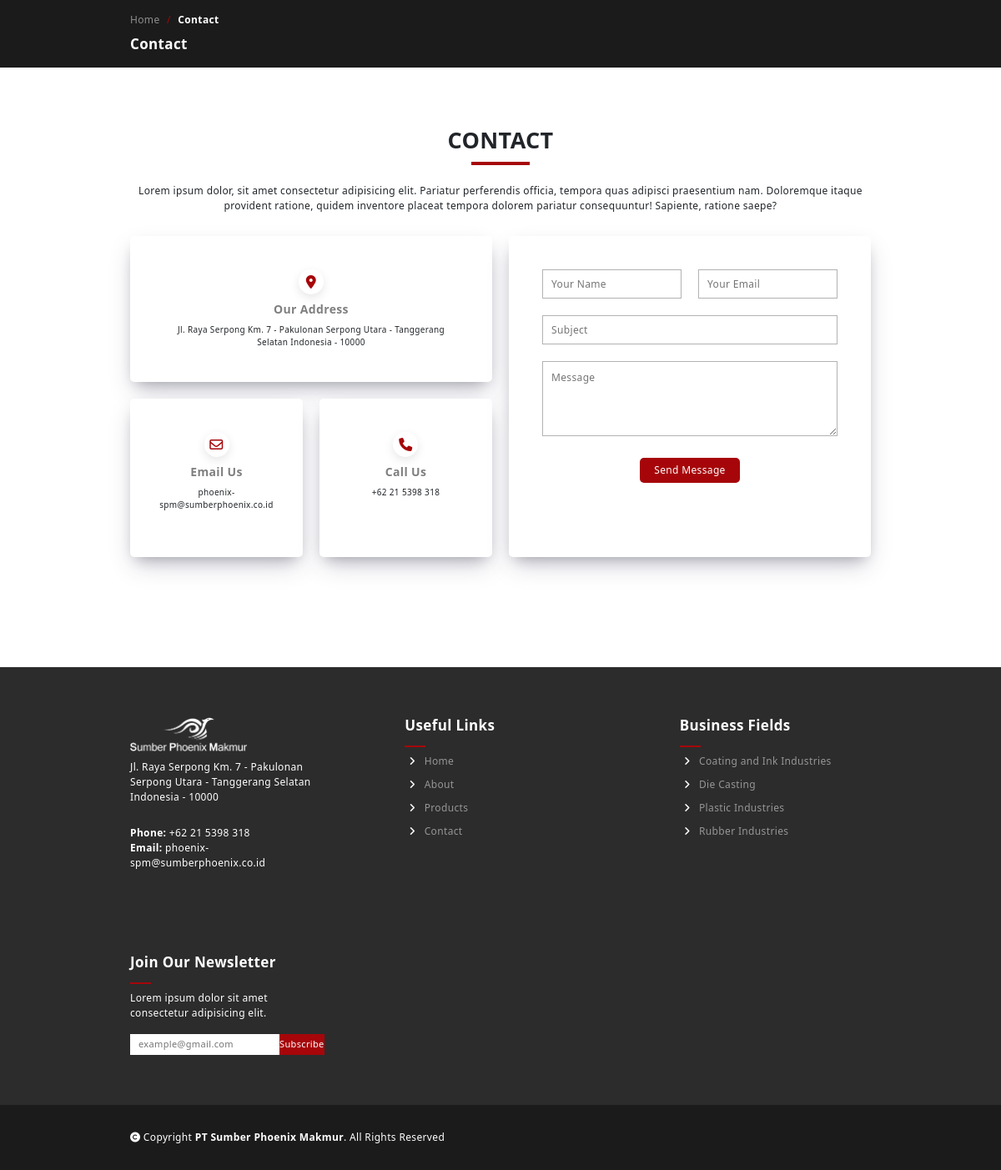
The page /contact.php on the database its author committed.
### tables this page shows
CREATE TABLE `company_profile` (
  `id_fitur` int(11) NOT NULL,
  `fitur_name` text NOT NULL,
  `fitur_data` text DEFAULT NULL
);

CREATE TABLE `categories` (
  `cat_id` int(11) NOT NULL,
  `cat_code` varchar(100) NOT NULL,
  `cat_name` varchar(255) NOT NULL,
  `cat_img` text NOT NULL,
  `status` tinyint(1) NOT NULL DEFAULT 1,
  `order_by` int(11) NOT NULL
);

### bottombar.php (the view)
<?php
function getData1($fiturNama,$conn){
    $stmt = $conn->prepare('SELECT * FROM company_profile where fitur_name =? ');
    $stmt->execute([$fiturNama]);
    $temp = $stmt->fetch();
    $data = $temp['fitur_data'];
    return $data;
}
?>
<section class="footer-section">
        <div class="container-fluid grid">
            <div class="company-information">
                <div class="company-logo">
                    <img src="src/<?= getData1('logo',$conn) ?>" id="company-logo" alt="">
                </div>
                <div class="company-address">
                    <p class="paragraph" col="address"><?= getData1('address',$conn)?> </p>
                </div>
                <div class="company-phone">
                    <p class="paragraph" col="phone"><strong>Phone: </strong><?= getData1('phone',$conn) ?></p>
                </div>
                <div class="company-email">
                    <p class="paragraph" col="email"><strong>Email: </strong><?= getData1('email',$conn) ?></p>
                </div>
            </div>
            <div class="useful-links">
                <h2 class="sub-heading underline">Useful Links</h2>
                <a class="footer-item" href="#">
                    <i class="fa-solid fa-angle-right"></i>
                    Home
                </a>
                <a class="footer-item" href="#about">
                    <i class="fa-solid fa-angle-right"></i>
                    About
                </a>
                <a class="footer-item" href="./product.php">
                    <i class="fa-solid fa-angle-right"></i>
                    Products
                </a>
                <a class="footer-item" href="./contact.php">
                    <i class="fa-solid fa-angle-right"></i>
                    Contact
                </a>
            </div>
            <div class="business-fields useful-links">
                <h2 class="sub-heading underline">Business Fields</h2>
                <?php
                    $stmt=$conn->prepare("SELECT c.cat_code as cat_code,c.cat_name as cat_name,c.cat_id as cat_id,c.cat_img as cat_img, count(s.sub_id)
                    FROM categories c
                    join subcategories s on c.cat_id = s.cat_id
                    join product_subcategory ps  on s.sub_id = ps.subcategory_id
                    join products p on ps.product_id = p.product_id
                    where c.status = 1 and s.status = 1 and p.status = 1 GROUP BY c.cat_id HAVING COUNT(ps.product_id) > 0 order by c.order_by ASC");
                    $stmt->execute();
                    while($cat = $stmt->fetch()):
                ?>
                <a class="footer-item" href="./shop.php?cateCode=<?= $cat['cat_code'] ?>">
                    <i class="fa-solid fa-angle-right"></i>
                    <?= $cat['cat_name'] ?>
                </a>
                <?php endwhile; ?>
            </div>
            <div class="newsletter">
                <h2 class="sub-heading underline">Join Our Newsletter</h2>
                <p class="paragraph" col="newsletter_desc"><?= getData1('newsletter_desc',$conn)?></p>
                <div class="email-input">
                    <input type="email" placeholder="example@gmail.com">
                    <button class="custom-button btn" type="button">Subscribe</button>
                </div>
            </div>
        </div>
    </section>
    <footer class="copyright-footer">
        <div class="container-fluid">
            <div class="copyright paragraph">
                <i class="fa-solid fa-copyright"></i>
                Copyright <strong>PT Sumber Phoenix Makmur</strong>. All Rights Reserved
            </div>
        </div>
    </footer>

### contact.php (shortened to what this page needs)
<?php
include 'api/connect.php';
function getData($fiturNama,$conn){
    $stmt = $conn->prepare('SELECT * FROM company_profile where fitur_name =? ');
    $stmt->execute([$fiturNama]);
    $temp = $stmt->fetch();
    $data = $temp['fitur_data'];
    return $data;
}
?>
<!DOCTYPE html>
<html lang="en">
<head>
    <link href="https://cdn.jsdelivr.net/npm/bootstrap@5.2.0-beta1/dist/css/bootstrap.min.css" rel="stylesheet">
    <link rel="stylesheet" href="style.css">
    <link rel="stylesheet" href="style/footer.css">
    <link rel="stylesheet" href="style/copyright.css">
    <link rel="stylesheet" href="style/nav_templates.css">
    <link rel="stylesheet" href="style/contact/contact.css">
</head>
<body>
    <nav class="navbar fixed-top navbar-expand-lg">
        <div class="container-fluid">
            <div class="paragraph"><a href="index.php">Home </a><span>/</span> <strong class="contact">Contact</strong></div>
            <div class="sub-heading">Contact</div>
        </div>
    </nav>
    <section class="contact-section section-extra">
        <div class="container-fluid">
            <h1 class="heading underline">CONTACT</h1>
            <p class="paragraph description">Lorem ipsum dolor, sit amet consectetur adipisicing elit. Pariatur perferendis officia, tempora quas adipisci praesentium nam. Doloremque itaque provident ratione, quidem inventore placeat tempora dolorem pariatur consequuntur! Sapiente, ratione saepe?</p>
            <div class="container-wrapper grid">
                <div class="company-information">
                    <div class="address-container contact-container information">
                        <div class="address">
                            <div class="icon-wrapper">
                                <div class="icon-container">
                                    <i class="fa-solid fa-location-dot"></i>
                                </div>
                            </div>
                            <div class="sub-heading">Our Address</div>
                            <div class="paragraph"><?= getData('address',$conn) ?></div>
                        </div>
                    </div>
                    <div class="company-contacts grid">
                        <div class="company-email-container contact-container information">
                            <div class="company-email">
                                <div class="icon-wrapper">
                                    <div class="icon-container">
                                        <i class="fa-regular fa-envelope"></i>
                                    </div>
                                </div>
                                <div class="sub-heading">Email Us</div>
                                <div class="paragraph"><?= getData('email',$conn) ?></div>
                            </div>
                        </div>
                        <div class="company-phone-container contact-container information">
                            <div class="company-phone">
                                <div class="icon-wrapper">
                                    <div class="icon-container">
                                        <i class="fa-solid fa-phone"></i>
                                    </div>
                                </div>
                                <div class="sub-heading">Call Us</div>
                                <div class="paragraph"><?= getData('phone',$conn) ?></div>
                            </div>
                        </div>
                    </div>
                </div>
                <div class="input-fields-container contact-container">
                    <form action="api/sendMsg.php" method="POST">
                        <div class="user-info grid">
                            <input type="text" name="name" placeholder="Your Name" class="input-fields" required>
                            <input type="email" name="email" placeholder="Your Email" class="input-fields" required>
                        </div>
                        <input type="text" placeholder="Subject" name="subject" class="input-fields" value="<?php if(isset($proName)){ echo $proName;}?>" required>
                        <textarea placeholder="Message" id="msgTextarea" name="msg" required><?php if(isset($proName)){echo  'Please help to send quotation for '.$proName.', thank you!';} ?></textarea>
                        <div class="button-container">
                            <input type="submit" class="custom-button btn navbar-btn submit" value="Send Message">
                        </div>
                    </form>
                </div>
            </div>
        </div>
    </section>
    <?php include 'bottombar.php' ?>
</body>
</html>

### style.css (style rules this page uses)
* { padding: 0; margin: 0; letter-spacing: 0.35px; -webkit-box-sizing: border-box; -moz-box-sizing: border-box; box-sizing: border-box; }
html { overflow-x: hidden; scroll-behavior: smooth; background: white; }
:root { --yellow: #a6060a; --black: #1B1B1B; --light-black: #2C2C2C; }
section { display: flex; justify-content: center; width: 100vw; }
.navbar, footer { display: flex !important; justify-content: center; }
footer { width: 100vw; }
a { text-decoration: none; }
.custom-button { color: white; background-color: var(--yellow); transition: 0.7s ease; padding: 0; border-color: rgba(0, 0, 0, 0); border-radius: 5px; display: flex; justify-content: center; align-items: center; }
.heading { font-size: 27px; font-weight: bold; text-transform: capitalize; margin-bottom: 20px; }
.sub-heading { font-size: 17px; font-weight: bold; }
.grid { display: grid; grid-template-columns: repeat(auto-fit, minmax(300px, 1fr)); gap: 20px; }
.paragraph { font-size: 12px; }
.container-fluid { padding: 0; margin: 0; padding-right: 13vw; padding-left: 13vw; width: 100%; max-width: 1900px; }
.icon-container { width: auto; height: auto; padding: 10px; border-radius: 50%; }
.section-extra { padding-top: 120px; padding-bottom: 100px; }
.underline { position: relative; padding-bottom: 16px; }
.underline:after { display: block; content: ''; width: 70px; height: 4px; background: var(--yellow); position: absolute; bottom: 0; left: 50%; transform: translate(-50%, -50%); }

### style/footer.css (style rules this page uses)
.footer-section { background-color: var(--light-black); height: auto; padding-top: 60px; padding-bottom: 60px; color: white; }
.footer-section .useful-links { display: flex; flex-direction: column; }
.footer-section .underline:after { left: 0 !important; transform: translate(0); width: 25px; height: 2px; }
.footer-section .footer-item { margin-left: 5px; font-size: 12px; color: rgba(255, 255, 255, 0.5); margin-bottom: 10px; text-decoration: none; width: 100%; transition: all 0.3s ease; cursor: pointer; }
.footer-section .footer-item i { margin-right: 7px; color: white; transition: all 0.3s ease; }
.footer-section .grid { grid-template-columns: repeat(auto-fit, minmax(200px, 1fr)); gap: 100px; }
.footer-section .company-information { max-width: 250px; }
.footer-section .business-fields { width: 180px; }
.footer-section img { width: 140px; filter: brightness(0) invert(1); margin-bottom: 10px; }
.footer-section .company-information .paragraph { margin-bottom: 0; }
.footer-section .company-information .company-address { margin-bottom: 25px; }
.footer-section .newsletter { max-width: 300px; }
.footer-section .email-input { display: flex; }
.footer-section .email-input input { border-radius: 0; border: none; padding-left: 10px; padding-right: 10px; font-size: 11px; }
.footer-section .email-input .custom-button { border: none; border-radius: 0; font-size: 11px; height: 25px; width: 65px; font-weight: 300; cursor: pointer; transition: 0.3s ease; }

### style/copyright.css (style rules this page uses)
.copyright-footer { height: auto; padding-top: 30px; padding-bottom: 30px; background-color: var(--black); color: white; }
.copyright-footer .container-fluid { display: flex; justify-content: space-between; }

### style/nav_templates.css (style rules this page uses)
.navbar { background-color: var(--black); padding-top: 15px; padding-bottom: 15px; min-height: 80px; color: white; }
.navbar .container-fluid { display: block; }
.navbar .paragraph { color: rgba(255, 255, 255 , 0.5); font-size: 12px; }
.navbar .paragraph a { color: rgba(255, 255, 255 , 0.5); font-size: 12px; text-decoration: none; cursor: pointer; transition: all 0.4s ease; margin-right: 5px; }
.navbar .paragraph span { color: var(--yellow); margin-right: 5px; }
.navbar .paragraph .contact { color: white; }
.navbar .sub-heading { margin-bottom: 0; margin-top: 7px; }

### rows shown on the page
company_profile: fitur_data "Jl. Raya Serpong Km. 7 - Pakulonan Serpong Utara - Tanggerang Selatan Indonesia - 10000"
company_profile: fitur_data "phoenix-spm@sumberphoenix.co.id"
company_profile: fitur_data "+62 21 5398 318"
company_profile: fitur_data (picture)
categories: cat_name "Coating and Ink Industries"
categories: cat_name "Die Casting"
categories: cat_name "Plastic Industries"
categories: cat_name "Rubber Industries"
company_profile: fitur_data "Lorem ipsum dolor sit amet consectetur adipisicing elit."
